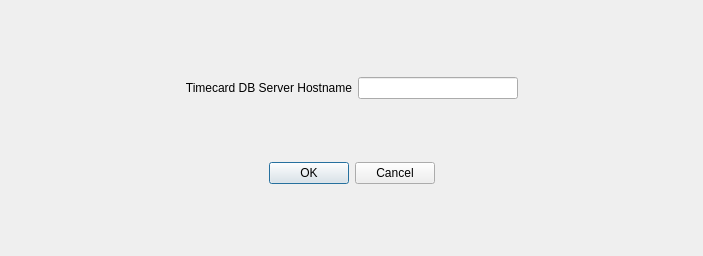
<?xml version="1.0" encoding="UTF-8"?>
<ui version="4.0">
 <class>Preferences</class>
 <widget class="QDialog" name="Preferences">
  <property name="geometry">
   <rect>
    <x>0</x>
    <y>0</y>
    <width>703</width>
    <height>256</height>
   </rect>
  </property>
  <property name="windowTitle">
   <string>WorkClock Preferences</string>
  </property>
  <layout class="QGridLayout" name="gridLayout">
   <property name="leftMargin">
    <number>20</number>
   </property>
   <property name="topMargin">
    <number>20</number>
   </property>
   <property name="rightMargin">
    <number>20</number>
   </property>
   <property name="bottomMargin">
    <number>15</number>
   </property>
   <item row="0" column="1">
    <widget class="QLabel" name="lblHostname">
     <property name="text">
      <string>Timecard DB Server Hostname</string>
     </property>
     <property name="alignment">
      <set>Qt::AlignRight|Qt::AlignTrailing|Qt::AlignVCenter</set>
     </property>
    </widget>
   </item>
   <item row="0" column="0">
    <spacer name="horizontalSpacer_2">
     <property name="orientation">
      <enum>Qt::Horizontal</enum>
     </property>
     <property name="sizeHint" stdset="0">
      <size>
       <width>40</width>
       <height>20</height>
      </size>
     </property>
    </spacer>
   </item>
   <item row="0" column="2">
    <widget class="QLineEdit" name="edtHostname"/>
   </item>
   <item row="0" column="3">
    <spacer name="horizontalSpacer">
     <property name="orientation">
      <enum>Qt::Horizontal</enum>
     </property>
     <property name="sizeHint" stdset="0">
      <size>
       <width>40</width>
       <height>20</height>
      </size>
     </property>
    </spacer>
   </item>
   <item row="1" column="0" colspan="4">
    <widget class="QDialogButtonBox" name="buttonBox">
     <property name="orientation">
      <enum>Qt::Horizontal</enum>
     </property>
     <property name="standardButtons">
      <set>QDialogButtonBox::Cancel|QDialogButtonBox::Ok</set>
     </property>
     <property name="centerButtons">
      <bool>true</bool>
     </property>
    </widget>
   </item>
  </layout>
 </widget>
 <resources/>
 <connections>
  <connection>
   <sender>buttonBox</sender>
   <signal>accepted()</signal>
   <receiver>Preferences</receiver>
   <slot>accept()</slot>
   <hints>
    <hint type="sourcelabel">
     <x>248</x>
     <y>254</y>
    </hint>
    <hint type="destinationlabel">
     <x>157</x>
     <y>274</y>
    </hint>
   </hints>
  </connection>
  <connection>
   <sender>buttonBox</sender>
   <signal>rejected()</signal>
   <receiver>Preferences</receiver>
   <slot>reject()</slot>
   <hints>
    <hint type="sourcelabel">
     <x>316</x>
     <y>260</y>
    </hint>
    <hint type="destinationlabel">
     <x>286</x>
     <y>274</y>
    </hint>
   </hints>
  </connection>
 </connections>
</ui>
